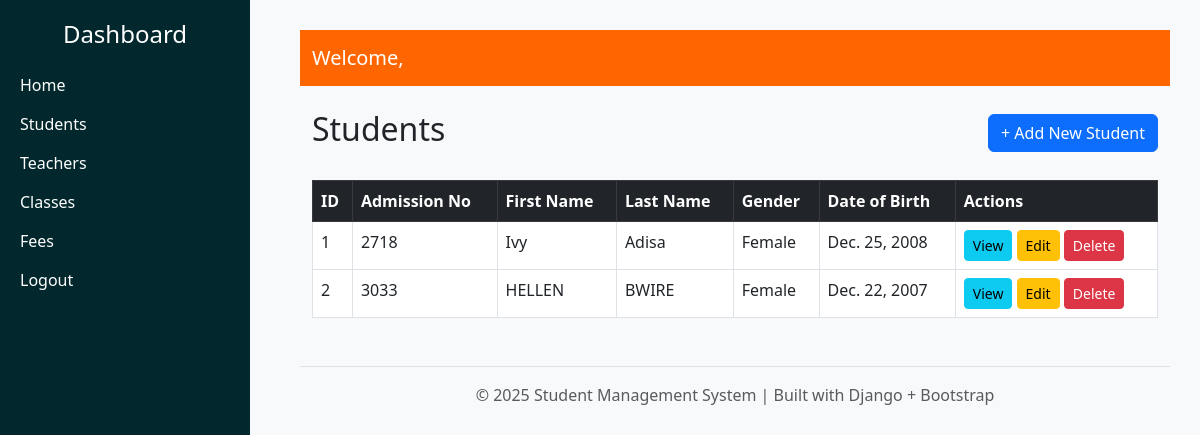
The page /student/ on the database as committed earlier.
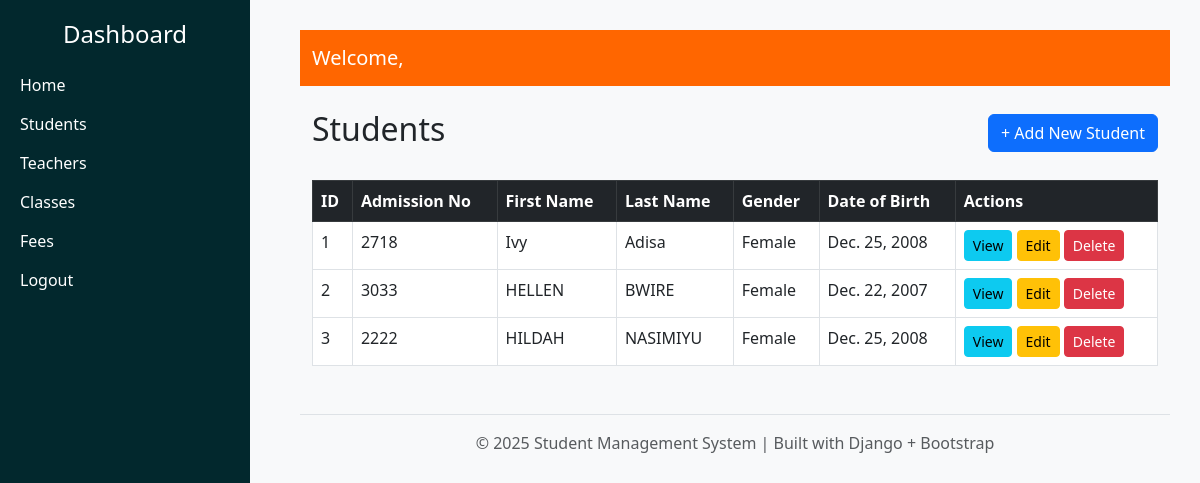
The same page on the database as committed later.
### student/models.py (models this page shows, shortened)
class Student(models.Model):
    user = models.OneToOneField(User, on_delete=models.CASCADE, null=True, blank=True)
    GENDER_CHOICES = [
        ('M', 'Male'),
        ('F', 'Female'),
    ]
    admission_number = models.CharField(max_length=20, unique=True)
    first_name = models.CharField(max_length=100)
    last_name = models.CharField(max_length=100)
    dob = models.DateField()
    gender = models.CharField(max_length=1, choices=GENDER_CHOICES)
    address = models.TextField(blank=True, null=True)
    created_at = models.DateTimeField(auto_now_add=True)

### student/views.py (the view)
# urls.py: path('', views.student_list, name='student_list'),
def student_list(request):
    students = Student.objects.all()
    return render(request, 'student/student_list.html', {'students': students})

### student/templates/student/student_list.html
{% extends 'base.html' %}
{% block content %}
<div class="container mt-4">
  <div class="d-flex justify-content-between align-items-center mb-4">
    <h2>Students</h2>
    <a href="{% url 'student_create' %}" class="btn btn-primary">+ Add New Student</a>
  </div>
  <table class="table table-hover table-bordered">
    <thead class="table-dark">
      <tr>
        <th>ID</th>
        <th>Admission No</th>
        <th>First Name</th>
        <th>Last Name</th>
        <th>Gender</th>
        <th>Date of Birth</th>
        <th>Actions</th>
      </tr>
    </thead>
    <tbody>
      {% for student in students %}
      <tr>
        <td>{{ student.id }}</td>
        <td>{{ student.admission_number }}</td>
        <td>{{ student.first_name }}</td>
        <td>{{ student.last_name }}</td>
        <td>{{ student.get_gender_display }}</td>
        <td>{{ student.dob }}</td>
        <td>
          <a href="{% url 'student_detail' student.id %}" class="btn btn-info btn-sm">View</a>
          <a href="{% url 'student_update' student.id %}" class="btn btn-warning btn-sm">Edit</a>
          <a href="{% url 'student_delete' student.id %}"
             class="btn btn-danger btn-sm"
             onclick="return confirm('Are you sure you want to delete this student?');">
             Delete
          </a>
        </td>
      </tr>
      {% empty %}
      <tr>
        <td colspan="7" class="text-center">No students found.</td>
      </tr>
      {% endfor %}
    </tbody>
  </table>
</div>
{% endblock %}

Rows that differ between the two databases and show on the page:
added Student: id "3", admission_number "2222", first_name "HILDAH", last_name "NASIMIYU", gender "Female", dob "Dec. 25, 2008"
